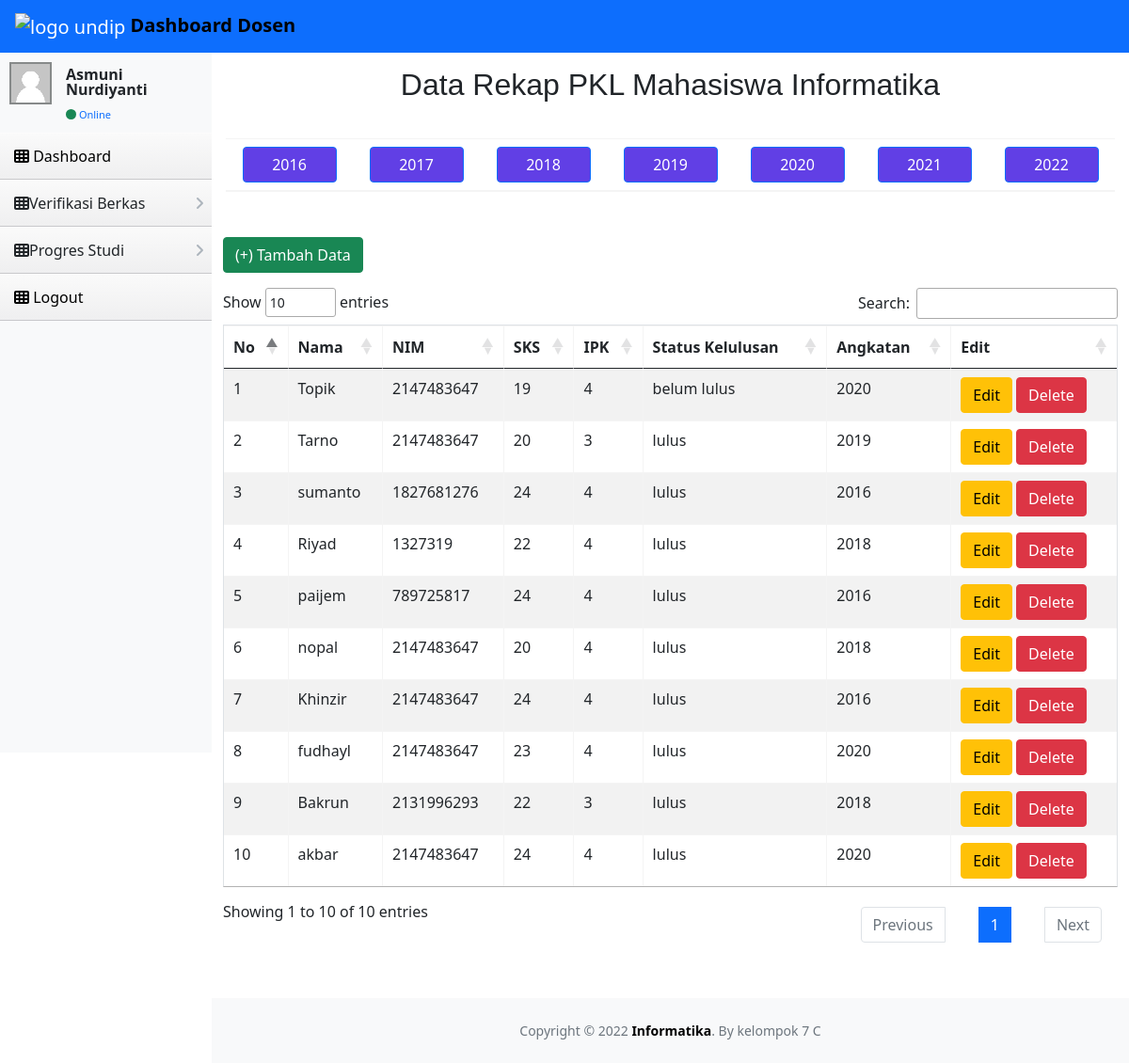
The app's page /dosen/rekapPkl.php (signed in) with its own data.
### tables this page shows
CREATE TABLE `dosen` (
  `Nama` varchar(255) NOT NULL,
  `NIP` varchar(255) NOT NULL,
  `Foto` varchar(255) NOT NULL,
  `Email` varchar(255) NOT NULL,
  `Alamat` varchar(255) NOT NULL,
  `No_Hp` varchar(255) NOT NULL,
  `Status` varchar(255) NOT NULL,
  `Mengampu` varchar(255) NOT NULL,
  `Username` varchar(255) NOT NULL
);

CREATE TABLE `rekap_pkl` (
  `id_mahasiswa` int(40) NOT NULL,
  `nama` varchar(50) NOT NULL,
  `nim` int(20) NOT NULL,
  `sks` int(20) NOT NULL,
  `ipk` decimal(20,0) NOT NULL,
  `status_kelulusan` varchar(20) NOT NULL,
  `angkatan` int(50) NOT NULL
);

### dosen/rekapPkl.php (the view, shortened to what this page needs)
<?php
include("../template/headerdosen.php");
$query ="SELECT * FROM rekap_pkl ORDER BY nama DESC";
$result = mysqli_query($db, $query);
?>
<!DOCTYPE html>
<html lang="en">
    <head>
     </head>
<div id="layoutSidenav_content">
<div>
        <section class="content-header">
        <div class="text-center" style="border: #4609ee;" >
        <h2>Data Rekap  PKL Mahasiswa Informatika</h2>
        </div>
            <div class="card" style="border: #ccc; margin-top: 1cm;">
            <table class="table  mb-auto text-center" style="">
                    <thead>
                        <tr>
                            <th><button type="button" class="btn btn-primary"z onclick="btn_clik(this.value)" value="2016" style="background: #613fe5;width:100px">2016</button></th>
                            <th><button type="button" class="btn btn-primary" onclick="btn_clik(this.value)" value="2017" style="background: #613fe5;width:100px">2017</button></th>
                            <th><button type="button" class="btn btn-primary" onclick="btn_clik(this.value)" value="2018" style="background: #613fe5;width:100px">2018</button></th>
                            <th><button type="button" class="btn btn-primary" onclick="btn_clik(this.value)" value="2019" style="background: #613fe5;width:100px">2019</button></th>
                            <th><button type="button" class="btn btn-primary" onclick="btn_clik(this.value)" value="2020" style="background: #613fe5;width:100px">2020</button></th>
                            <th><button type="button" class="btn btn-primary" onclick="btn_clik(this.value)" value="2021" style="background: #613fe5;width:100px">2021</button></th>
                            <th><button type="button" class="btn btn-primary" onclick="btn_clik(this.value)" value="2022" style="background: #613fe5;width:100px">2022</button></th>
                            </tr>
                    </thead>
                  </table>
            </div>
        </section>
           <br /><br />
           <div class="container">
           <p><a type="button" class="btn btn-success button-add" href="add_pkl.php">(+) Tambah Data</a></p>
                <div class="table-responsive">
                     <table id="employee_data" class="table table-striped table-bordered">
                          <thead>
                                <tr>
                                <th>No</th>
                                <th>Nama</th>
                                <th>NIM</th>
                                <th>SKS</th>
                                <th>IPK</th>
                                <th>Status Kelulusan</th>
                                <th>Angkatan</th>
                                <th>Edit</th>
                               </tr>
                          </thead>
                          <?php
                          $no = 1;
                          while($row = mysqli_fetch_array($result))
                          {  ?>
                            <tr>
                              <td><?php echo $no++ ?></td>
                              <td><?php echo $row['nama']?></td>
                              <td><?php echo $row['nim']?></td>
                              <td><?php echo $row['sks']?></td>
                              <td><?php echo $row['ipk']?></td>
                              <td><?php echo $row['status_kelulusan']?></td>
                              <td><?php echo $row['angkatan']?></td>
                              <td>
                                <a type="button" class="btn btn-warning button-edit" href="edit_pkl.php?idedit=<?php echo $row['id_mahasiswa']?>">Edit</a>
                                <a type="button" class="btn btn-danger button-delete" href="delete_pkl.php?iddel=<?php echo $row['id_mahasiswa']?>" onclick="return confirm('Apakah data yang ingin di hapus sudah benar?')">Delete</a>
                              </td>
                          </tr>
                        <?php } ?>
                     </table>
                </div>
           </div>
           </div>
 </html>
    <?php include("../template/footeruniversal.php")?>

### template/headerdosen.php (shortened to what this page needs)
<?php include('../lib/connect.php');
$username = $_SESSION['username'];
$Nama = $db->query("SELECT dosen.Nama FROM user,dosen WHERE dosen.username = user.username AND dosen.username = '$username'")->fetch_object()->Nama;
?>
<!DOCTYPE html>
<html lang="en">
    <head>
        <link href= "https://cdn.jsdelivr.net/npm/simple-datatables@latest/dist/style.css" rel="stylesheet" />
        <link href="https://cdn.jsdelivr.net/npm/bootstrap@5.0.1/dist/css/bootstrap.min.css" rel="stylesheet" />
        <link rel="stylesheet" href="https://cdn.jsdelivr.net/npm/bootstrap-icons@1.5.0/font/bootstrap-icons.css">
        <link rel="stylesheet" href="style.css" />
        <link rel="stylesheet" href="../assets/css/font-awesome.css">
        <link rel="stylesheet" type="text/css" href="../assets/datatables/datatables.min.css"/>
        <link rel="stylesheet" href="../assets/css/AdminLTE.min.css">
        <link rel="stylesheet" href="../assets/css/skins/_all-skins.min.css">
        <link href="https://cdn.jsdelivr.net/npm/simple-datatables@latest/dist/style.css" rel="stylesheet" />
        <link rel="stylesheet" type="text/css" href="https://cdn.datatables.net/1.12.1/css/jquery.dataTables.min.css">
        <link href="../css/styles.css" rel="stylesheet" />
        <link href="../css/dosen.css" rel="stylesheet" />
        <link href="../css/header.css" rel="stylesheet" />
    </head>
    <body class="sb-nav-fixed">
    <nav class="sb-topnav navbar navbar-expand navbar-dark bg-primary">
            <a class="navbar-brand ps-3" href="dashboardDSN.php">
              <img src="https://kulon2.undip.ac.id/pluginfile.php/1/theme_moove/favicon/1660361299/undip.ico" alt="logo undip" width = 40 height = 40> <b class="">Dashboard Dosen</b>
            </a>
    </nav>
    <div id="layoutSidenav">
            <div id="layoutSidenav_nav">
                <nav class="sb-sidenav accordion sb-sidenav-light" id="sidenavAccordion">
                    <div class="sb-sidenav-menu">
                        <div class="nav">
                         <div class="user-panel">
                            <div class="pull-left image">
                            <img src="../assets/images/user.png" class="img-rounded" alt="User Image">
                            </div>
                            <div class="pull-left info">
                            <p><?php echo $Nama ?></p>
                            <a href="#"><i class="fa fa-circle text-success"></i> Online</a>
                            </div>
                            </div>
                            <section class="sidebar" style="">
                            <ul class="sidebar-menu">
                            <li>
                                <a href="dashboardDSN.php" style="text-decoration:none; color: black;">
                                    <i class="fa fa-th"></i> <span>Dashboard</span> <i class=""></i>
                                </a>
                            </li>
                            <li>
                            <a class="nav-link collapsed" href="#" data-bs-toggle="collapse" data-bs-target="#collapseVerif" aria-expanded="false" aria-controls="collapseVerif">
                              <div class="fa fa-th"><i class=""></i></div>
                               Verifikasi Berkas
                              <div class="sb-sidenav-collapse-arrow"><i class="fas fa-angle-down"></i></div>
                           </a>
                            </li>
                            <li>
                            <a class="nav-link collapsed" href="#" data-bs-toggle="collapse" data-bs-target="#collapseProgres" aria-expanded="false" aria-controls="collapseProgres">
                              <div class="fa fa-th"><i class=""></i></div>
                               Progres Studi
                              <div class="sb-sidenav-collapse-arrow"><i class="fas fa-angle-down"></i></div>
                          </a>
                                </li>
                            <li>
                                <a href="../logout.php" style="text-decoration:none;color: black;">
                                    <i class="fa fa-th"></i> <span>Logout</span> <i class=""></i>
                                </a>
                            </li>
                            </ul>
                        </section>
                        </div>
                    </div>
                </nav>
            </div>

### style/style.css (style rules this page uses)
b { color: #000; }

### css/header.css (style rules this page uses)
td { vertical-align: center; }

### records on screen
dosen: Nama "Asmuni Nurdiyanti"
rekap_pkl: nama "Topik", nim "2147483647", sks "19", ipk "4", status_kelulusan "belum lulus", angkatan "2020"
rekap_pkl: nama "Tarno", nim "2147483647", sks "20", ipk "3", status_kelulusan "lulus", angkatan "2019"
rekap_pkl: nama "sumanto", nim "1827681276", sks "24", ipk "4", status_kelulusan "lulus", angkatan "2016"
rekap_pkl: nama "Riyad", nim "1327319", sks "22", ipk "4", status_kelulusan "lulus", angkatan "2018"
rekap_pkl: nama "paijem", nim "789725817", sks "24", ipk "4", status_kelulusan "lulus", angkatan "2016"
rekap_pkl: nama "nopal", nim "2147483647", sks "20", ipk "4", status_kelulusan "lulus", angkatan "2018"
rekap_pkl: nama "Khinzir", nim "2147483647", sks "24", ipk "4", status_kelulusan "lulus", angkatan "2016"
rekap_pkl: nama "fudhayl", nim "2147483647", sks "23", ipk "4", status_kelulusan "lulus", angkatan "2020"
rekap_pkl: nama "Bakrun", nim "2131996293", sks "22", ipk "3", status_kelulusan "lulus", angkatan "2018"
rekap_pkl: nama "akbar", nim "2147483647", sks "24", ipk "4", status_kelulusan "lulus", angkatan "2020"
